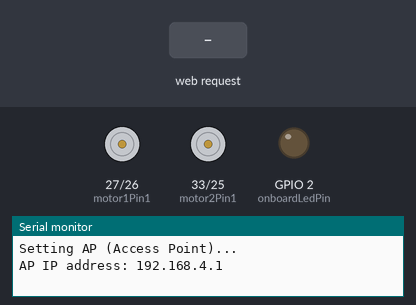
A sketch run on a simulated ESP32. Shown: motor-driver pin pairs drawn as motors (green arrow = first pin HIGH = forward, orange = second pin HIGH = backward, longer = more drive, scaled by the enable pin), output pins drawn as LEDs (lit = HIGH), the last lines printed to the serial monitor. Inputs (shaded band) come from the test bench.

Above: at 1.2 s.
1.3 s: HTTP request GET /forward received
At 1.6 s:
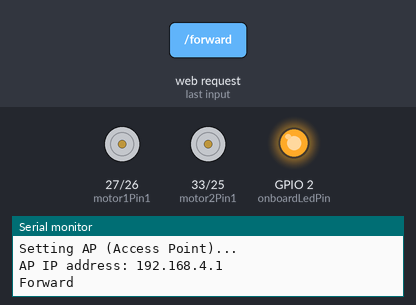
2.8 s: HTTP request GET /left received
4.3 s: HTTP request GET /right received
5.8 s: HTTP request GET /reverse received
7.3 s: HTTP request GET /forward?value=1 received
8.8 s: HTTP request GET /left?value=1 received
Timing chart, 0 to 11.3 s (numbered marks = the images above; inputs shaded):
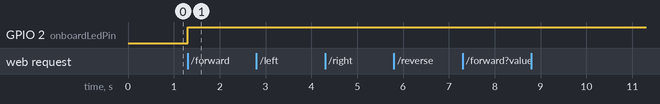

Measured:
- after the input at 1.3 s, GPIO 2 (onboardLedPin): LOW → HIGH at once

The sketch:

robot.ino
```cpp
/*
--------------------------------
United Nations Robot Competition
     Brindisi 29th May 2025
--------------------------------

    Basic demonstration robot

*/

#include <WiFi.h>
#include <WebServer.h>

// ------------------------------------------
//             VERY IMPORTANT!!!
// ------------------------------------------
// Replace with your network credentials
// Do not use this default credential
// to avoid confusion during the competition!
// ------------------------------------------
const char* ssid     = "UN-Robot";
const char* password = "123456789";

// Set web server port number to 80
WebServer server(80);

// Motor pins
const int motor1Pin1 = 27;
const int motor1Pin2 = 26;
const int enable1Pin = 14;

const int motor2Pin1 = 33;
const int motor2Pin2 = 25;
const int enable2Pin = 32;

// Onboard LED pin (usually GPIO 2 on ESP32)
const int onboardLedPin = 2;

// PWM properties
const int freq = 30000;
const int resolution = 8;
int dutyCycle = 0;

String valueString = String(0);

// HTML content
const char html[] PROGMEM = R"rawliteral(
<!DOCTYPE HTML><html>
<head>
  <meta name="viewport" content="width=device-width, initial-scale=1">
  <link rel="icon" href="data:,">
  <style>
    html { font-family: Helvetica; display: inline-block; margin: 0px auto; text-align: center; }
    .button { -webkit-user-select: none; -moz-user-select: none; -ms-user-select: none; user-select: none; background-color: #4CAF50; border: none; color: white; padding: 12px 28px; text-decoration: none; font-size: 26px; margin: 1px; cursor: pointer; }
    .button2 {background-color: #555555;}
  </style>
  <script>
    function moveForward() { fetch('/forward'); }
    function moveLeft() { fetch('/left'); }
    function stopRobot() { fetch('/stop'); }
    function moveRight() { fetch('/right'); }
    function moveReverse() { fetch('/reverse'); }

    function updateMotorSpeed(pos) {
      document.getElementById('motorSpeed').innerHTML = pos;
      fetch(`/speed?value=${pos}`);
    }
  </script>
</head>
<body>
  <h1>UN Robot</h1>
  <p><button class="button" onclick="moveForward()">Fwd</button></p>
  <div style="clear: both;">
    <p>
      <button class="button" onclick="moveLeft()">L</button>
      <button class="button button2" onclick="stopRobot()">Stop</button>
      <button class="button" onclick="moveRight()">R</button>
    </p>
  </div>
  <p><button class="button" onclick="moveReverse()">Back</button></p>
  <p>Motor Speed: <span id="motorSpeed">0</span></p>
  <input type="range" min="0" max="100" step="25" id="motorSlider" oninput="updateMotorSpeed(this.value)" value="0"/>
</body>
</html>)rawliteral";

void handleRoot() {
  server.send(200, "text/html", html);
}

void setMotorPins(int m1p1, int m1p2, int m2p1, int m2p2) {
  digitalWrite(motor1Pin1, m1p1);
  digitalWrite(motor1Pin2, m1p2);
  digitalWrite(motor2Pin1, m2p1);
  digitalWrite(motor2Pin2, m2p2);
}

void handleForward() {
  Serial.println("Forward");
  setMotorPins(LOW, HIGH, LOW, HIGH);
  digitalWrite(onboardLedPin, HIGH); // Turn on LED
  server.send(200);
}

void handleLeft() {
  Serial.println("Left");
  setMotorPins(LOW, LOW, LOW, HIGH);
  digitalWrite(onboardLedPin, HIGH); // Turn on LED
  server.send(200);
}

void handleStop() {
  Serial.println("Stop");
  setMotorPins(LOW, LOW, LOW, LOW);
  digitalWrite(onboardLedPin, LOW); // Turn off LED
  server.send(200);
}

void handleRight() {
  Serial.println("Right");
  setMotorPins(LOW, HIGH, LOW, LOW);
  digitalWrite(onboardLedPin, HIGH); // Turn on LED
  server.send(200);
}

void handleReverse() {
  Serial.println("Reverse");
  setMotorPins(HIGH, LOW, HIGH, LOW);
  digitalWrite(onboardLedPin, HIGH); // Turn on LED
  server.send(200);
}

void handleSpeed() {
  if (server.hasArg("value")) {
    valueString = server.arg("value");
    int value = valueString.toInt();
    dutyCycle = map(value, 25, 100, 200, 255);
    ledcWrite(enable1Pin, dutyCycle);
    ledcWrite(enable2Pin, dutyCycle);
    Serial.printf("Motor speed set to %d\n", value);
  }
  server.send(200);
}

void setup() {
  Serial.begin(115200);

  // Set the Motor pins as outputs
  pinMode(motor1Pin1, OUTPUT);
  pinMode(motor1Pin2, OUTPUT);
  pinMode(motor2Pin1, OUTPUT);
  pinMode(motor2Pin2, OUTPUT);

  // Configure PWM Pins
  ledcAttach(enable1Pin, freq, resolution);
  ledcAttach(enable2Pin, freq, resolution);

  // Initialize PWM with 0 duty cycle
  ledcWrite(enable1Pin, 0);
  ledcWrite(enable2Pin, 0);

  // Initialize onboard LED pin
  pinMode(onboardLedPin, OUTPUT);
  digitalWrite(onboardLedPin, LOW); // Ensure LED is off initially

  // Setup Access Point
  Serial.println("Setting AP (Access Point)...");
  if (!WiFi.softAP(ssid, password)) {
    Serial.println("Failed to setup AP");
    while (1);
  }

  IPAddress IP = WiFi.softAPIP();
  Serial.printf("AP IP address: %s\n", IP.toString().c_str());

  // Define routes
  server.on("/", handleRoot);
  server.on("/forward", handleForward);
  server.on("/left", handleLeft);
  server.on("/stop", handleStop);
  server.on("/right", handleRight);
  server.on("/reverse", handleReverse);
  server.on("/speed", handleSpeed);

  // Start the server
  server.begin();
}

void loop() {
  server.handleClient();
}
```
